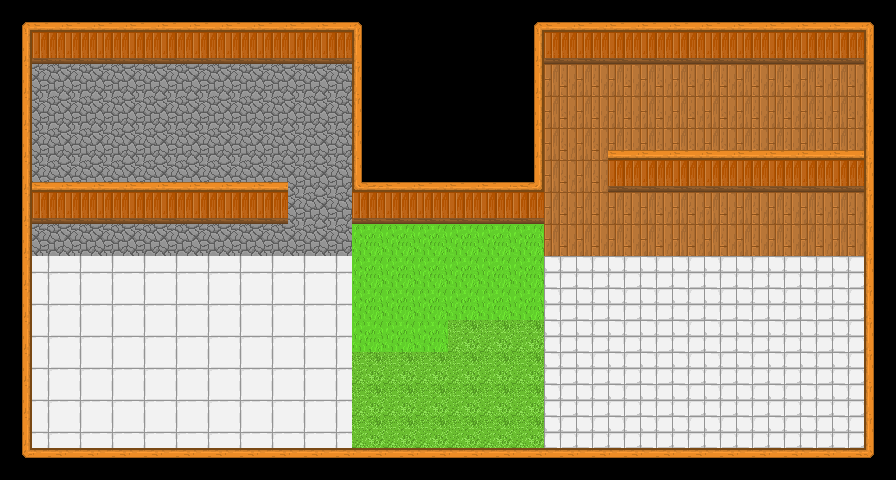

The image is a tile-based game level rendered from a .tmx file. Its description and complete source (layers, tilesets, objects, tile grids) follow:
An orthogonal 28x15 tile map with 32x32 px tiles, 3 tile layers (chao, parede, paredeTop).

<map version="1.10" tiledversion="1.11.0" orientation="orthogonal" renderorder="right-down" width="28" height="15" tilewidth="32" tileheight="32" infinite="0" nextlayerid="4" nextobjectid="1">
 <tileset firstgid="1" source="../tileSet/tiles.tsx" />
 <layer id="1" name="chao" width="28" height="15">
  <data encoding="csv">
0,0,0,0,0,0,0,0,0,0,0,0,0,0,0,0,0,0,0,0,0,0,0,0,0,0,0,0,
0,0,0,0,0,0,0,0,0,0,0,0,0,0,0,0,0,0,0,0,0,0,0,0,0,0,0,0,
0,39,39,39,39,39,39,39,39,39,39,0,0,0,0,0,0,29,29,29,29,29,29,29,29,29,29,0,
0,39,39,39,39,39,39,39,39,39,39,0,0,0,0,0,0,29,29,29,29,29,29,29,29,29,29,0,
0,39,39,39,39,39,39,39,39,39,39,0,0,0,0,0,0,29,29,29,29,29,29,29,29,29,29,0,
0,39,39,39,39,39,39,39,39,39,39,0,0,0,0,0,0,29,29,29,29,29,29,29,29,29,29,0,
0,39,39,39,39,39,39,39,39,39,39,0,0,0,0,0,0,29,29,29,29,29,29,29,29,29,29,0,
0,39,39,39,39,39,39,39,39,39,39,1,1,1,1,1,1,29,29,29,29,29,29,29,29,29,29,0,
0,45,45,45,45,45,45,45,45,45,45,1,1,1,1,1,1,32,32,32,32,32,32,32,32,32,32,0,
0,45,45,45,45,45,45,45,45,45,45,1,1,1,1,1,1,32,32,32,32,32,32,32,32,32,32,0,
0,45,45,45,45,45,45,45,45,45,45,1,1,1,23,23,23,32,32,32,32,32,32,32,32,32,32,0,
0,45,45,45,45,45,45,45,45,45,45,23,23,23,23,23,23,32,32,32,32,32,32,32,32,32,32,0,
0,45,45,45,45,45,45,45,45,45,45,23,23,23,23,23,23,32,32,32,32,32,32,32,32,32,32,0,
0,45,45,45,45,45,45,45,45,45,45,23,23,23,23,23,23,32,32,32,32,32,32,32,32,32,32,0,
0,0,0,0,0,0,0,0,0,0,0,0,0,0,0,0,0,0,0,0,0,0,0,0,0,0,0,0
</data>
 </layer>
 <layer id="2" name="parede" width="28" height="15">
  <data encoding="csv">
0,0,0,0,0,0,0,0,0,0,0,0,0,0,0,0,0,0,0,0,0,0,0,0,0,0,0,0,
0,40,40,40,40,40,40,40,40,40,40,0,0,0,0,0,0,40,40,40,40,40,40,40,40,40,40,0,
0,0,0,0,0,0,0,0,0,0,0,0,0,0,0,0,0,0,0,0,0,0,0,0,0,0,0,0,
0,0,0,0,0,0,0,0,0,0,0,0,0,0,0,0,0,0,0,0,0,0,0,0,0,0,0,0,
0,0,0,0,0,0,0,0,0,0,0,0,0,0,0,0,0,0,0,0,0,0,0,0,0,0,0,0,
0,0,0,0,0,0,0,0,0,0,0,0,0,0,0,0,0,0,0,40,40,40,40,40,40,40,40,0,
0,40,40,40,40,40,40,40,40,0,0,40,40,40,40,40,40,0,0,0,0,0,0,0,0,0,0,0,
0,0,0,0,0,0,0,0,0,0,0,0,0,0,0,0,0,0,0,0,0,0,0,0,0,0,0,0,
0,0,0,0,0,0,0,0,0,0,0,0,0,0,0,0,0,0,0,0,0,0,0,0,0,0,0,0,
0,0,0,0,0,0,0,0,0,0,0,0,0,0,0,0,0,0,0,0,0,0,0,0,0,0,0,0,
0,0,0,0,0,0,0,0,0,0,0,0,0,0,0,0,0,0,0,0,0,0,0,0,0,0,0,0,
0,0,0,0,0,0,0,0,0,0,0,0,0,0,0,0,0,0,0,0,0,0,0,0,0,0,0,0,
0,0,0,0,0,0,0,0,0,0,0,0,0,0,0,0,0,0,0,0,0,0,0,0,0,0,0,0,
0,0,0,0,0,0,0,0,0,0,0,0,0,0,0,0,0,0,0,0,0,0,0,0,0,0,0,0,
0,0,0,0,0,0,0,0,0,0,0,0,0,0,0,0,0,0,0,0,0,0,0,0,0,0,0,0
</data>
 </layer>
 <layer id="3" name="paredeTop" width="28" height="15">
  <data encoding="csv">
38,16,16,16,16,16,16,16,16,16,16,44,0,0,0,0,38,16,16,16,16,16,16,16,16,16,16,44,
36,0,0,0,0,0,0,0,0,0,0,15,0,0,0,0,36,0,0,0,0,0,0,0,0,0,0,15,
36,0,0,0,0,0,0,0,0,0,0,15,0,0,0,0,36,0,0,0,0,0,0,0,0,0,0,15,
36,0,0,0,0,0,0,0,0,0,0,15,0,0,0,0,36,0,0,0,0,0,0,0,0,0,0,15,
36,0,0,0,0,0,0,0,0,0,0,15,0,0,0,0,36,0,0,16,16,16,16,16,16,16,16,15,
36,16,16,16,16,16,16,16,16,0,0,8,16,16,16,16,30,0,0,0,0,0,0,0,0,0,0,15,
36,0,0,0,0,0,0,0,0,0,0,0,0,0,0,0,0,0,0,0,0,0,0,0,0,0,0,15,
36,0,0,0,0,0,0,0,0,0,0,0,0,0,0,0,0,0,0,0,0,0,0,0,0,0,0,15,
36,0,0,0,0,0,0,0,0,0,0,0,0,0,0,0,0,0,0,0,0,0,0,0,0,0,0,15,
36,0,0,0,0,0,0,0,0,0,0,0,0,0,0,0,0,0,0,0,0,0,0,0,0,0,0,15,
36,0,0,0,0,0,0,0,0,0,0,0,0,0,0,0,0,0,0,0,0,0,0,0,0,0,0,15,
36,0,0,0,0,0,0,0,0,0,0,0,0,0,0,0,0,0,0,0,0,0,0,0,0,0,0,15,
36,0,0,0,0,0,0,0,0,0,0,0,0,0,0,0,0,0,0,0,0,0,0,0,0,0,0,15,
36,0,0,0,0,0,0,0,0,0,0,0,0,0,0,0,0,0,0,0,0,0,0,0,0,0,0,15,
47,22,22,22,22,22,22,22,22,22,22,22,22,22,22,22,22,22,22,22,22,22,22,22,22,22,22,48
</data>
 </layer>
</map>
